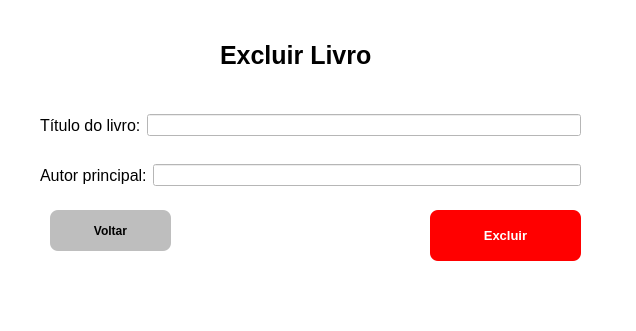
<?xml version="1.0" encoding="UTF-8"?>
<ui version="4.0">
 <class>MainWindow</class>
 <widget class="QMainWindow" name="MainWindow">
  <property name="geometry">
   <rect>
    <x>0</x>
    <y>0</y>
    <width>636</width>
    <height>331</height>
   </rect>
  </property>
  <property name="windowTitle">
   <string>MainWindow</string>
  </property>
  <property name="styleSheet">
   <string notr="true">background-color: rgb(255, 255, 255);</string>
  </property>
  <widget class="QWidget" name="centralwidget">
   <widget class="QLabel" name="label">
    <property name="geometry">
     <rect>
      <x>220</x>
      <y>30</y>
      <width>241</width>
      <height>51</height>
     </rect>
    </property>
    <property name="font">
     <font>
      <pointsize>19</pointsize>
      <weight>75</weight>
      <bold>true</bold>
     </font>
    </property>
    <property name="text">
     <string>Excluir Livro</string>
    </property>
   </widget>
   <widget class="QWidget" name="horizontalLayoutWidget_2">
    <property name="geometry">
     <rect>
      <x>40</x>
      <y>150</y>
      <width>541</width>
      <height>51</height>
     </rect>
    </property>
    <layout class="QHBoxLayout" name="horizontalLayout_2">
     <item>
      <widget class="QLabel" name="label_3">
       <property name="font">
        <font>
         <pointsize>12</pointsize>
        </font>
       </property>
       <property name="text">
        <string>Autor principal:</string>
       </property>
      </widget>
     </item>
     <item>
      <widget class="QLineEdit" name="lineEdit_autor_principal"/>
     </item>
    </layout>
   </widget>
   <widget class="QWidget" name="horizontalLayoutWidget">
    <property name="geometry">
     <rect>
      <x>40</x>
      <y>100</y>
      <width>541</width>
      <height>51</height>
     </rect>
    </property>
    <layout class="QHBoxLayout" name="horizontalLayout">
     <item>
      <widget class="QLabel" name="label_2">
       <property name="font">
        <font>
         <pointsize>12</pointsize>
        </font>
       </property>
       <property name="text">
        <string>Título do livro:</string>
       </property>
      </widget>
     </item>
     <item>
      <widget class="QLineEdit" name="lineEdit_titulo_livro"/>
     </item>
    </layout>
   </widget>
   <widget class="QPushButton" name="pushButton_voltar">
    <property name="geometry">
     <rect>
      <x>50</x>
      <y>210</y>
      <width>121</width>
      <height>41</height>
     </rect>
    </property>
    <property name="font">
     <font>
      <weight>75</weight>
      <bold>true</bold>
     </font>
    </property>
    <property name="cursor">
     <cursorShape>PointingHandCursor</cursorShape>
    </property>
    <property name="styleSheet">
     <string notr="true"> border-radius: 8px;
background-color: rgb(190, 190, 190);</string>
    </property>
    <property name="text">
     <string>Voltar</string>
    </property>
   </widget>
   <widget class="QPushButton" name="pushButton_add_livro">
    <property name="geometry">
     <rect>
      <x>430</x>
      <y>210</y>
      <width>151</width>
      <height>51</height>
     </rect>
    </property>
    <property name="font">
     <font>
      <pointsize>10</pointsize>
      <weight>75</weight>
      <bold>true</bold>
     </font>
    </property>
    <property name="cursor">
     <cursorShape>PointingHandCursor</cursorShape>
    </property>
    <property name="styleSheet">
     <string notr="true">
background-color: rgb(255, 0, 0);
color: rgb(255, 255, 255);
 border-radius: 8px;</string>
    </property>
    <property name="text">
     <string>Excluir</string>
    </property>
   </widget>
  </widget>
  <widget class="QMenuBar" name="menubar">
   <property name="geometry">
    <rect>
     <x>0</x>
     <y>0</y>
     <width>636</width>
     <height>26</height>
    </rect>
   </property>
  </widget>
  <widget class="QStatusBar" name="statusbar"/>
 </widget>
 <resources/>
 <connections/>
</ui>
